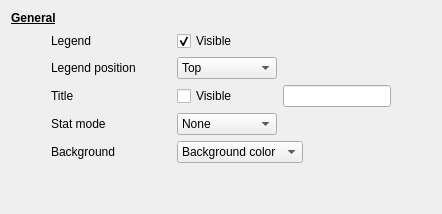
         <widget class="QWidget" name="generalPage">
          <layout class="QVBoxLayout" name="verticalLayout">
           <item>
            <widget class="QLabel" name="label_17">
             <property name="font">
              <font>
               <bold>true</bold>
               <underline>true</underline>
              </font>
             </property>
             <property name="text">
              <string>General</string>
             </property>
            </widget>
           </item>
           <item>
            <layout class="QHBoxLayout" name="horizontalLayout_10">
             <item>
              <spacer name="horizontalSpacer_21">
               <property name="orientation">
                <enum>Qt::Horizontal</enum>
               </property>
               <property name="sizeType">
                <enum>QSizePolicy::Fixed</enum>
               </property>
               <property name="sizeHint" stdset="0">
                <size>
                 <width>40</width>
                 <height>20</height>
                </size>
               </property>
              </spacer>
             </item>
             <item>
              <widget class="QLabel" name="label_9">
               <property name="minimumSize">
                <size>
                 <width>120</width>
                 <height>0</height>
                </size>
               </property>
               <property name="text">
                <string>Legend</string>
               </property>
              </widget>
             </item>
             <item>
              <widget class="QCheckBox" name="legendVisibleCheckBox">
               <property name="minimumSize">
                <size>
                 <width>100</width>
                 <height>0</height>
                </size>
               </property>
               <property name="text">
                <string>Visible</string>
               </property>
               <property name="checked">
                <bool>true</bool>
               </property>
              </widget>
             </item>
             <item>
              <spacer name="horizontalSpacer_7">
               <property name="orientation">
                <enum>Qt::Horizontal</enum>
               </property>
               <property name="sizeHint" stdset="0">
                <size>
                 <width>40</width>
                 <height>20</height>
                </size>
               </property>
              </spacer>
             </item>
            </layout>
           </item>
           <item>
            <layout class="QHBoxLayout" name="horizontalLayout_2">
             <item>
              <spacer name="horizontalSpacer_22">
               <property name="orientation">
                <enum>Qt::Horizontal</enum>
               </property>
               <property name="sizeType">
                <enum>QSizePolicy::Fixed</enum>
               </property>
               <property name="sizeHint" stdset="0">
                <size>
                 <width>40</width>
                 <height>20</height>
                </size>
               </property>
              </spacer>
             </item>
             <item>
              <widget class="QLabel" name="label">
               <property name="minimumSize">
                <size>
                 <width>120</width>
                 <height>0</height>
                </size>
               </property>
               <property name="text">
                <string>Legend position</string>
               </property>
              </widget>
             </item>
             <item>
              <widget class="QComboBox" name="legendPositionComboBox">
               <property name="minimumSize">
                <size>
                 <width>100</width>
                 <height>0</height>
                </size>
               </property>
               <item>
                <property name="text">
                 <string>Top</string>
                </property>
               </item>
               <item>
                <property name="text">
                 <string>Right</string>
                </property>
               </item>
               <item>
                <property name="text">
                 <string>Bottom</string>
                </property>
               </item>
               <item>
                <property name="text">
                 <string>Left</string>
                </property>
               </item>
              </widget>
             </item>
             <item>
              <spacer name="horizontalSpacer_2">
               <property name="orientation">
                <enum>Qt::Horizontal</enum>
               </property>
               <property name="sizeHint" stdset="0">
                <size>
                 <width>40</width>
                 <height>20</height>
                </size>
               </property>
              </spacer>
             </item>
            </layout>
           </item>
           <item>
            <layout class="QHBoxLayout" name="horizontalLayout_24">
             <property name="topMargin">
              <number>0</number>
             </property>
             <item>
              <spacer name="horizontalSpacer_45">
               <property name="orientation">
                <enum>Qt::Horizontal</enum>
               </property>
               <property name="sizeType">
                <enum>QSizePolicy::Fixed</enum>
               </property>
               <property name="sizeHint" stdset="0">
                <size>
                 <width>40</width>
                 <height>20</height>
                </size>
               </property>
              </spacer>
             </item>
             <item>
              <widget class="QLabel" name="label_31">
               <property name="minimumSize">
                <size>
                 <width>120</width>
                 <height>0</height>
                </size>
               </property>
               <property name="text">
                <string>Title</string>
               </property>
              </widget>
             </item>
             <item>
              <widget class="QCheckBox" name="visibleTitleCheckBox">
               <property name="minimumSize">
                <size>
                 <width>100</width>
                 <height>0</height>
                </size>
               </property>
               <property name="text">
                <string>Visible</string>
               </property>
              </widget>
             </item>
             <item>
              <widget class="QLineEdit" name="titleLineEdit"/>
             </item>
             <item>
              <spacer name="horizontalSpacer_44">
               <property name="orientation">
                <enum>Qt::Horizontal</enum>
               </property>
               <property name="sizeHint" stdset="0">
                <size>
                 <width>40</width>
                 <height>20</height>
                </size>
               </property>
              </spacer>
             </item>
            </layout>
           </item>
           <item>
            <layout class="QHBoxLayout" name="horizontalLayout_7">
             <item>
              <spacer name="horizontalSpacer_34">
               <property name="orientation">
                <enum>Qt::Horizontal</enum>
               </property>
               <property name="sizeType">
                <enum>QSizePolicy::Fixed</enum>
               </property>
               <property name="sizeHint" stdset="0">
                <size>
                 <width>40</width>
                 <height>20</height>
                </size>
               </property>
              </spacer>
             </item>
             <item>
              <widget class="QLabel" name="label_7">
               <property name="minimumSize">
                <size>
                 <width>120</width>
                 <height>0</height>
                </size>
               </property>
               <property name="text">
                <string>Stat mode</string>
               </property>
              </widget>
             </item>
             <item>
              <widget class="QComboBox" name="statComboBox">
               <property name="minimumSize">
                <size>
                 <width>100</width>
                 <height>0</height>
                </size>
               </property>
               <item>
                <property name="text">
                 <string>None</string>
                </property>
               </item>
               <item>
                <property name="text">
                 <string>Min</string>
                </property>
               </item>
               <item>
                <property name="text">
                 <string>Max</string>
                </property>
               </item>
               <item>
                <property name="text">
                 <string>Min/Max</string>
                </property>
               </item>
              </widget>
             </item>
             <item>
              <spacer name="horizontalSpacer_35">
               <property name="orientation">
                <enum>Qt::Horizontal</enum>
               </property>
               <property name="sizeHint" stdset="0">
                <size>
                 <width>40</width>
                 <height>20</height>
                </size>
               </property>
              </spacer>
             </item>
            </layout>
           </item>
           <item>
            <layout class="QHBoxLayout" name="horizontalLayout_9">
             <item>
              <spacer name="horizontalSpacer_20">
               <property name="orientation">
                <enum>Qt::Horizontal</enum>
               </property>
               <property name="sizeType">
                <enum>QSizePolicy::Fixed</enum>
               </property>
               <property name="sizeHint" stdset="0">
                <size>
                 <width>40</width>
                 <height>20</height>
                </size>
               </property>
              </spacer>
             </item>
             <item>
              <widget class="QLabel" name="label_8">
               <property name="minimumSize">
                <size>
                 <width>120</width>
                 <height>0</height>
                </size>
               </property>
               <property name="text">
                <string>Background</string>
               </property>
              </widget>
             </item>
             <item>
              <widget class="QComboBox" name="backgroundComboBox">
               <item>
                <property name="text">
                 <string>Background color</string>
                </property>
               </item>
               <item>
                <property name="text">
                 <string>Transparent</string>
                </property>
               </item>
              </widget>
             </item>
             <item>
              <spacer name="horizontalSpacer_6">
               <property name="orientation">
                <enum>Qt::Horizontal</enum>
               </property>
               <property name="sizeHint" stdset="0">
                <size>
                 <width>40</width>
                 <height>20</height>
                </size>
               </property>
              </spacer>
             </item>
            </layout>
           </item>
           <item>
            <spacer name="verticalSpacer">
             <property name="orientation">
              <enum>Qt::Vertical</enum>
             </property>
             <property name="sizeHint" stdset="0">
              <size>
               <width>20</width>
               <height>40</height>
              </size>
             </property>
            </spacer>
           </item>
          </layout>
         </widget>
